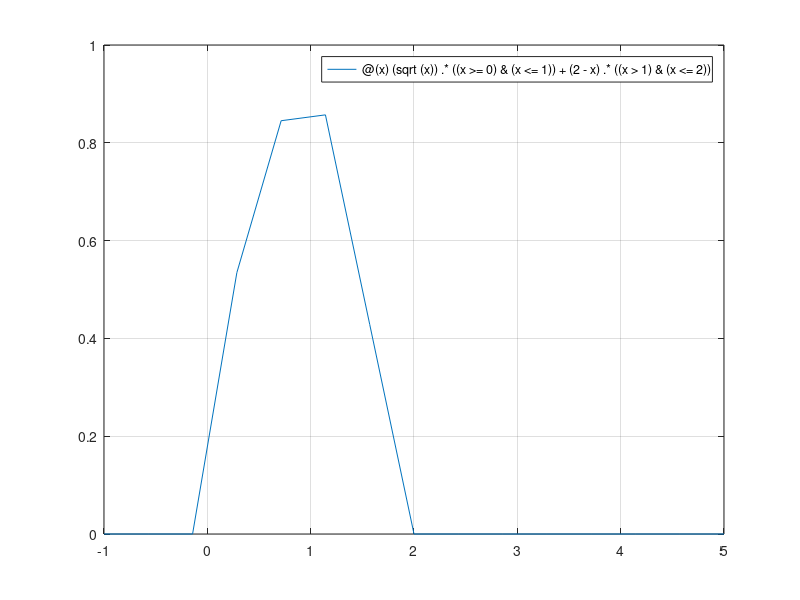

MATLAB code for this plot:
% Octave Script
% Title                      :Funcion_Real_Variable_Real_Trozo2
% Description                :Script para resolver funciones reales de variables reales
% Author                     :Gustavo García Barrera(NONE_NAME)
% Date                       :20211028
% Version                    :1     
% Usage                      :Este equipo> Documentos >octavescript> Funcion_Real_Variable_Real_Trozo2
%                            :Requiere aplicación octave para usar su línea de comandos
%                            :https://octaveintro.readthedocs.io/en/latest/index.html

% Funcion Compuessta
clear

% definimos el plano cartesiano con axis([min_x, max_x, min_y, max_y]) 
axis([ -1, 5, 0, 1]);

% Declaracion de la funcion a plotear
y = ...
 @ (x) (sqrt(x)).*( (x >= 0) & (x <= 1) )  + ...
 ( 2 - x  ).*( (x > 1) & (x <= 2) );



% Linea que gráfica nuestra funcion compuesta  
fplot(y, axis);
grid on;
